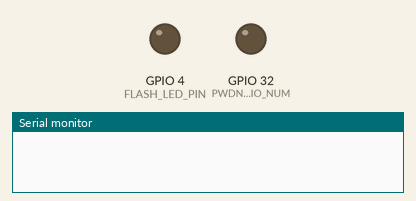
Bench run of a sketch on a simulated ESP32. On the bench: output pins drawn as LEDs (lit = HIGH), the last lines printed to the serial monitor. WiFi joins after 1.5 s; servers stay silent unless stated; uploads are accepted with an empty reply; the camera gives no picture. At 2.7 s the program puts the board to deep sleep or switches it off; the recording ends there.

Above: at 0.0 s.
At 1.0 s:
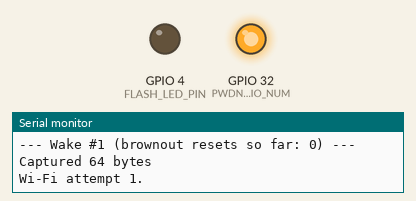
Timing chart, 0 to 2.5 s (numbered marks = the images above):
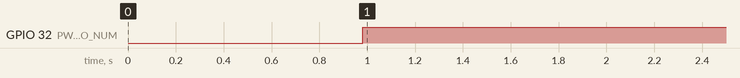

Measured:
- by itself, GPIO 32 (PWDN_GPIO_NUM): LOW → HIGH at 0.98 s

The sketch:

esp32cam_pythonanywhere.ino
```cpp
// ESP32-CAM (AI-Thinker) -> PythonAnywhere /upload -> (server) HSV analysis + Supabase
// Wake -> capture -> camera off -> Wi-Fi -> POST JPEG -> read sleep_sec -> deep sleep

#include "esp_camera.h"
#include <WiFi.h>
#include <WiFiClientSecure.h>
#include <HTTPClient.h>
#include <ArduinoJson.h>
#include "driver/rtc_io.h"

// --- AI-Thinker pin map ---
#define PWDN_GPIO_NUM  32
#define RESET_GPIO_NUM -1
#define XCLK_GPIO_NUM  0
#define SIOD_GPIO_NUM  26
#define SIOC_GPIO_NUM  27
#define Y9_GPIO_NUM    35
#define Y8_GPIO_NUM    34
#define Y7_GPIO_NUM    39
#define Y6_GPIO_NUM    36
#define Y5_GPIO_NUM    21
#define Y4_GPIO_NUM    19
#define Y3_GPIO_NUM    18
#define Y2_GPIO_NUM    5
#define VSYNC_GPIO_NUM 25
#define HREF_GPIO_NUM  23
#define PCLK_GPIO_NUM  22
#define FLASH_LED_PIN  4

// --- Network ---
const char* WIFI_SSID    = "107";
const char* WIFI_PASS    = "REDACTED_ROTATED";
const char* UPLOAD_URL   = "https://YOUR_USERNAME.pythonanywhere.com/upload";
const char* DEVICE_TOKEN = "same-as-DEVICE_TOKEN-in-server-.env";
const int   USER_ID      = 455;

// Used when Wi-Fi or the server fails. Was 60 s: a dead router would then wake the
// camera every minute and drain the AAA pack in hours. The server's own error
// replies carry sleep_sec, so this only applies when no reply arrives at all.
const unsigned long DEFAULT_SLEEP_SEC = 1800;
const unsigned long MIN_SLEEP_SEC     = 30;
const unsigned long MAX_SLEEP_SEC     = 86400;

RTC_DATA_ATTR uint32_t bootCount     = 0;
RTC_DATA_ATTR uint32_t brownoutCount = 0;
RTC_DATA_ATTR uint32_t wifiFailStreak = 0;   // consecutive wakes with no Wi-Fi

// Retry sooner after a Wi-Fi failure, backing off if the network stays down
unsigned long wifiFailSleep(uint32_t streak) {
  if (streak <= 1) return 300;     // 5 min: probably a one-off blip
  if (streak == 2) return 900;     // 15 min
  return DEFAULT_SLEEP_SEC;        // 30 min: router likely down, save battery
}

WiFiClientSecure tls;
uint8_t* jpgBuf = nullptr;
size_t   jpgLen = 0;

bool initCamera();
bool capturePhoto();
void cameraOff();
bool connectWifi();
unsigned long uploadPhoto();
void enterDeepSleep(unsigned long seconds);

void setup() {
  Serial.begin(115200);
  delay(200);
  bootCount++;
  if (esp_reset_reason() == ESP_RST_BROWNOUT) brownoutCount++;
  Serial.printf("\n--- Wake #%u (brownout resets so far: %u) ---\n", bootCount, brownoutCount);

  rtc_gpio_hold_dis(GPIO_NUM_4);
  rtc_gpio_hold_dis(GPIO_NUM_32);

  // Capture first and power the camera down, so camera and Wi-Fi peaks don't overlap
  if (!initCamera()) enterDeepSleep(300);
  bool gotPhoto = capturePhoto();
  cameraOff();

  unsigned long sleepSec = DEFAULT_SLEEP_SEC;
  if (gotPhoto) {
    if (connectWifi()) {
      wifiFailStreak = 0;
      tls.setInsecure();   // encrypted, but server certificate not verified (prototype)
      sleepSec = uploadPhoto();
    } else {
      wifiFailStreak++;
      sleepSec = wifiFailSleep(wifiFailStreak);
      Serial.printf("Wi-Fi failed %u time(s) in a row\n", wifiFailStreak);
    }
  }
  enterDeepSleep(sleepSec);
}

void loop() {}

bool initCamera() {
  camera_config_t c;
  c.ledc_channel = LEDC_CHANNEL_0;
  c.ledc_timer   = LEDC_TIMER_0;
  c.pin_d0 = Y2_GPIO_NUM;  c.pin_d1 = Y3_GPIO_NUM;  c.pin_d2 = Y4_GPIO_NUM;  c.pin_d3 = Y5_GPIO_NUM;
  c.pin_d4 = Y6_GPIO_NUM;  c.pin_d5 = Y7_GPIO_NUM;  c.pin_d6 = Y8_GPIO_NUM;  c.pin_d7 = Y9_GPIO_NUM;
  c.pin_xclk = XCLK_GPIO_NUM;  c.pin_pclk = PCLK_GPIO_NUM;
  c.pin_vsync = VSYNC_GPIO_NUM; c.pin_href = HREF_GPIO_NUM;
  c.pin_sccb_sda = SIOD_GPIO_NUM; c.pin_sccb_scl = SIOC_GPIO_NUM;
  c.pin_pwdn = PWDN_GPIO_NUM;  c.pin_reset = RESET_GPIO_NUM;
  c.xclk_freq_hz = 10000000;
  c.pixel_format = PIXFORMAT_JPEG;
  c.frame_size   = FRAMESIZE_VGA;
  c.jpeg_quality = 12;
  c.fb_count     = 1;
  c.fb_location  = CAMERA_FB_IN_PSRAM;
  c.grab_mode    = CAMERA_GRAB_WHEN_EMPTY;

  esp_err_t err = esp_camera_init(&c);
  if (err != ESP_OK) { Serial.printf("Camera init failed: 0x%x\n", err); return false; }
  return true;
}

bool capturePhoto() {
  for (int i = 0; i < 2; i++) {            // let auto-exposure / white balance settle
    camera_fb_t* d = esp_camera_fb_get();
    if (d) esp_camera_fb_return(d);
    delay(150);
  }
  camera_fb_t* fb = esp_camera_fb_get();
  if (!fb) { Serial.println("Capture failed"); return false; }

  jpgBuf = (uint8_t*)ps_malloc(fb->len);
  if (!jpgBuf) jpgBuf = (uint8_t*)malloc(fb->len);
  if (!jpgBuf) { esp_camera_fb_return(fb); Serial.println("No memory for JPEG"); return false; }
  memcpy(jpgBuf, fb->buf, fb->len);
  jpgLen = fb->len;
  esp_camera_fb_return(fb);
  Serial.printf("Captured %u bytes\n", (unsigned)jpgLen);
  return true;
}

void cameraOff() {
  esp_camera_deinit();
  pinMode(PWDN_GPIO_NUM, OUTPUT);
  digitalWrite(PWDN_GPIO_NUM, HIGH);
}

const char* wifiStatusName(wl_status_t st) {
  switch (st) {
    case WL_NO_SSID_AVAIL: return "network not found (out of range or 5 GHz only?)";
    case WL_CONNECT_FAILED: return "connect failed (wrong password?)";
    case WL_CONNECTION_LOST: return "connection lost";
    case WL_DISCONNECTED: return "disconnected (weak signal / router busy)";
    case WL_IDLE_STATUS: return "idle";
    default: return "other";
  }
}

// Two attempts of up to 12 s each. The first attempt at -73 dBm can simply be too slow.
bool connectWifi() {
  WiFi.mode(WIFI_STA);
  for (int attempt = 1; attempt <= 2; attempt++) {
    Serial.printf("Wi-Fi attempt %d", attempt);
    WiFi.begin(WIFI_SSID, WIFI_PASS);
    uint32_t t0 = millis();
    while (WiFi.status() != WL_CONNECTED && millis() - t0 < 12000) { delay(250); Serial.print("."); }
    if (WiFi.status() == WL_CONNECTED) {
      Serial.printf(" OK in %lu ms, RSSI %d dBm\n", millis() - t0, WiFi.RSSI());
      return true;
    }
    wl_status_t st = WiFi.status();
    Serial.printf(" failed: %s (status %d)\n", wifiStatusName(st), (int)st);
    WiFi.disconnect(true);
    delay(500);
  }
  return false;
}

// Returns the server's sleep_sec. Reads it from ANY reply that contains it,
// including the server's 4xx/5xx error replies (the old code only read it on 200).
unsigned long uploadPhoto() {
  unsigned long s = DEFAULT_SLEEP_SEC;
  HTTPClient http;
  if (!http.begin(tls, UPLOAD_URL)) { Serial.println("HTTP begin failed"); return s; }
  http.setTimeout(20000);                  // analysis + Supabase round trips take a few seconds
  http.addHeader("Content-Type", "application/octet-stream");
  http.addHeader("X-User-ID", String(USER_ID));
  http.addHeader("X-Device-Token", DEVICE_TOKEN);

  Serial.println("Posting photo...");
  int code = http.POST(jpgBuf, jpgLen);
  if (code > 0) {
    String body = http.getString();
    Serial.printf("Server %d: %s\n", code, body.c_str());
    JsonDocument doc;
    if (!deserializeJson(doc, body) && doc["sleep_sec"].is<unsigned long>())
      s = doc["sleep_sec"].as<unsigned long>();
  } else {
    Serial.printf("HTTP error %d: %s\n", code, http.errorToString(code).c_str());
  }
  http.end();

  s = constrain(s, MIN_SLEEP_SEC, MAX_SLEEP_SEC);
  Serial.printf("Next wake in %lu s\n", s);
  return s;
}

void enterDeepSleep(unsigned long seconds) {
  Serial.printf("Deep sleep for %lu s\n", seconds);
  Serial.flush();
  WiFi.disconnect(true);
  WiFi.mode(WIFI_OFF);

  pinMode(FLASH_LED_PIN, OUTPUT);          // flash LED held off during sleep
  digitalWrite(FLASH_LED_PIN, LOW);
  rtc_gpio_hold_en(GPIO_NUM_4);

  pinMode(PWDN_GPIO_NUM, OUTPUT);          // camera held in power-down
  digitalWrite(PWDN_GPIO_NUM, HIGH);
  rtc_gpio_hold_en(GPIO_NUM_32);

  esp_sleep_enable_timer_wakeup((uint64_t)seconds * 1000000ULL);
  esp_deep_sleep_start();
}
```
